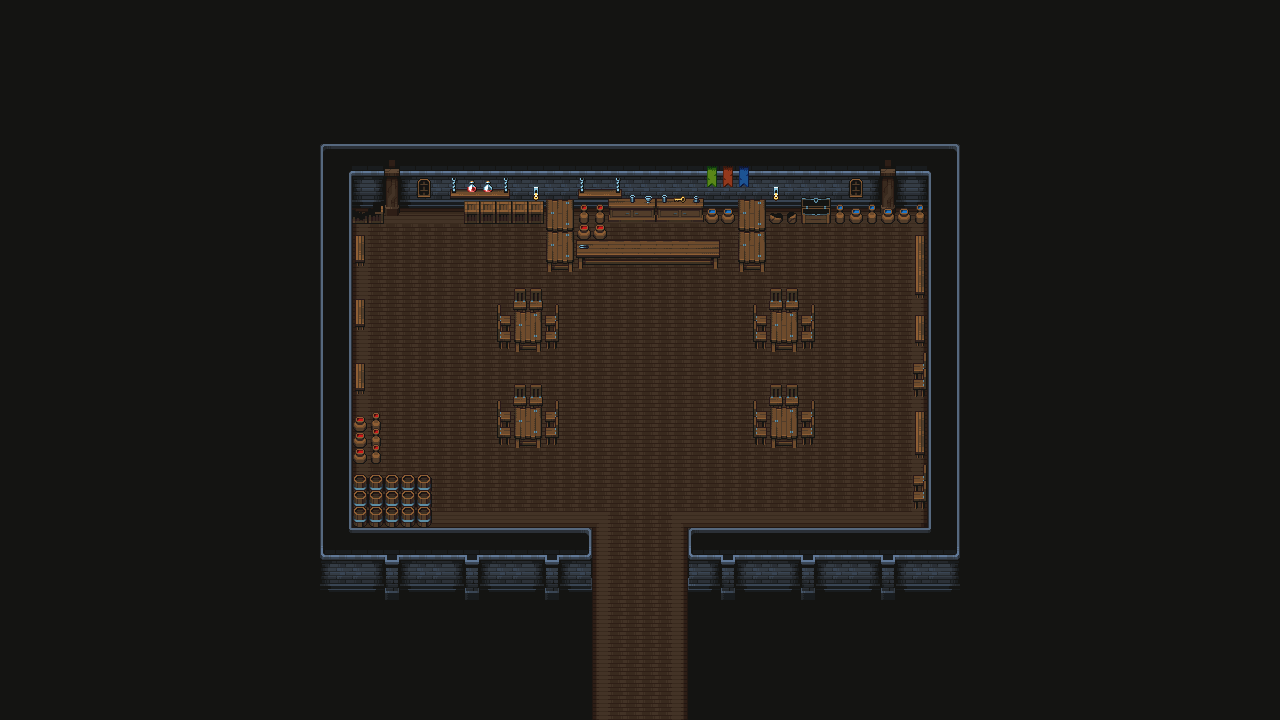

The image is a tile-based game level rendered from a .tmx file. Its description and source (layers, tilesets, objects; grid data summarised) follow:
An orthogonal 80x45 tile map with 16x16 px tiles, 5 tile layers (Suelo, Pared, Muebles, Muebles2, ...), 2 tilesets and 5 objects.

<map version="1.10" tiledversion="1.10.0" orientation="orthogonal" renderorder="right-down" width="80" height="45" tilewidth="16" tileheight="16" infinite="0" nextlayerid="4" nextobjectid="10">
 <tileset firstgid="1" name="Tiles" tilewidth="16" tileheight="16" tilecount="625" columns="25">
  <image source="Tiles.png" width="400" height="400" />
 </tileset>
 <tileset firstgid="626" name="Props" tilewidth="16" tileheight="16" tilecount="625" columns="25">
  <image source="Props.png" width="400" height="400" />
 </tileset>
 <layer id="1" name="Suelo" width="80" height="45">
  <properties>
   <property name="Draw" type="bool" value="true" />
   <property name="Navigation" type="bool" value="false" />
  </properties>
  <data>[3600 cells, 3600 non-empty, 14 distinct tile ids]</data>
 </layer>
 <layer id="2" name="Pared" width="80" height="45">
  <properties>
   <property name="Draw" type="bool" value="true" />
   <property name="Navigation" type="bool" value="false" />
  </properties>
  <data>[3600 cells, 384 non-empty, 32 distinct tile ids]</data>
 </layer>
 <layer id="3" name="Muebles" width="80" height="45">
  <properties>
   <property name="Draw" type="bool" value="true" />
   <property name="Navigation" type="bool" value="false" />
  </properties>
  <data>[3600 cells, 149 non-empty, 48 distinct tile ids]</data>
 </layer>
 <layer id="4" name="Muebles2" width="80" height="45">
  <properties>
   <property name="Draw" type="bool" value="true" />
   <property name="Navigation" type="bool" value="false" />
  </properties>
  <data>[3600 cells, 82 non-empty, 35 distinct tile ids]</data>
 </layer>
 <layer id="2" name="Muebles3" width="80" height="45">
  <properties>
   <property name="Draw" type="bool" value="true" />
   <property name="Navigation" type="bool" value="false" />
  </properties>
  <data>[3600 cells, 44 non-empty, 18 distinct tile ids]</data>
 </layer>
 <objectgroup id="3" name="Colliders">
  <properties>
   <property name="Platform" type="bool" value="true" />
  </properties>
  <object id="3" x="592" y="720">
   <polygon points="0,0 0,-192 -160,-192 -160,-240 -160,-248.727 -207.636,-248.727 -208,-310.625 -224,-310.364 -223.5,-362 -240,-362 -240,-397.5 -224,-397.455 -224,-432 -240,-432 -240,-461.091 -224.182,-461.091 -224,-506 -208.25,-506.25 -208.25,-519 -192,-519 -192,-528 -128,-528 -128,-508.25 -48.5,-508.25 -48,-464 128,-464 128,-480 16,-480 16,-509.5 111.5,-509.5 111.5,-503.25 143.5,-503.25 144,-464 176,-464 176,-502.25 335,-502.25 335,-485 320.25,-485 320,-432 336,-432 336,-404.75 320,-405 320,-384 336,-384 336,-368 320,-368 320.25,-333.75 335.909,-333.727 336,-309 320.091,-309.091 320,-272 336,-272 336,-256 320,-256 320.091,-221.091 335.818,-221.091 336,-192 96,-192 96,0 688,0 688,-720 -592,-720 -592,16" />
  </object>
  <object id="4" x="496.182" y="337.818">
   <polygon points="0,0 63.8182,-0.181818 63.8182,-33.8182 47.8182,-33.8182 47.8182,-49.8182 15.8182,-49.8182 15.8182,-33.8182 -0.181818,-33.8182" />
  </object>
  <object id="5" x="496" y="432">
   <polygon points="0,0 63.8182,-0.181818 63.8182,-33.8182 47.8182,-33.8182 47.8182,-49.8182 15.8182,-49.8182 15.8182,-33.8182 -0.181818,-33.8182" />
  </object>
  <object id="6" x="752" y="432">
   <polygon points="0,0 63.8182,-0.181818 63.8182,-33.8182 47.8182,-33.8182 47.8182,-49.8182 15.8182,-49.8182 15.8182,-33.8182 -0.181818,-33.8182" />
  </object>
  <object id="7" x="752" y="336">
   <polygon points="0,0 63.8182,-0.181818 63.8182,-33.8182 47.8182,-33.8182 47.8182,-49.8182 15.8182,-49.8182 15.8182,-33.8182 -0.181818,-33.8182" />
  </object>
 </objectgroup>
</map>
